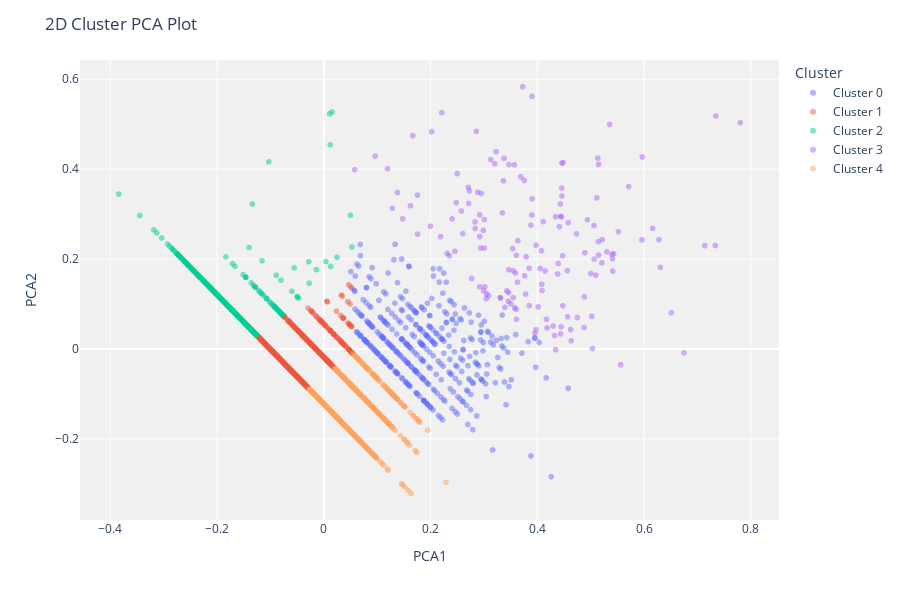

Notebook code cell kept with this figure:
### Code cell
# Cluster plot based on the used log tranformed variables

plot_model(model)

### Figure 1 — Plotly figure (JSON) as saved in the notebook; plotly's stock layout.template omitted (floating-point values rounded to 4 significant figures; data arrays with more than 128 entries replaced by an {"elided": "..."} marker saying what was removed)
{"data": [{"customdata": {"elided": "400x1 str values"}, "hovertemplate": "Cluster=Cluster 0<br>PCA1=%{x}<br>PCA2=%{y}<br>Feature=%{customdata[0]}<extra></extra>", "legendgroup": "Cluster 0", "marker": {"color": "#636efa", "opacity": 0.5, "symbol": "circle"}, "mode": "markers", "name": "Cluster 0", "showlegend": true, "textposition": "top center", "type": "scattergl", "x": {"elided": "400 float values"}, "xaxis": "x", "y": {"elided": "400 float values"}, "yaxis": "y"}, {"customdata": {"elided": "1152x1 str values"}, "hovertemplate": "Cluster=Cluster 1<br>PCA1=%{x}<br>PCA2=%{y}<br>Feature=%{customdata[0]}<extra></extra>", "legendgroup": "Cluster 1", "marker": {"color": "#EF553B", "opacity": 0.5, "symbol": "circle"}, "mode": "markers", "name": "Cluster 1", "showlegend": true, "textposition": "top center", "type": "scattergl", "x": {"elided": "1152 float values"}, "xaxis": "x", "y": {"elided": "1152 float values"}, "yaxis": "y"}, {"customdata": {"elided": "567x1 str values"}, "hovertemplate": "Cluster=Cluster 2<br>PCA1=%{x}<br>PCA2=%{y}<br>Feature=%{customdata[0]}<extra></extra>", "legendgroup": "Cluster 2", "marker": {"color": "#00cc96", "opacity": 0.5, "symbol": "circle"}, "mode": "markers", "name": "Cluster 2", "showlegend": true, "textposition": "top center", "type": "scattergl", "x": {"elided": "567 float values"}, "xaxis": "x", "y": {"elided": "567 float values"}, "yaxis": "y"}, {"customdata": {"elided": "155x1 str values"}, "hovertemplate": "Cluster=Cluster 3<br>PCA1=%{x}<br>PCA2=%{y}<br>Feature=%{customdata[0]}<extra></extra>", "legendgroup": "Cluster 3", "marker": {"color": "#ab63fa", "opacity": 0.5, "symbol": "circle"}, "mode": "markers", "name": "Cluster 3", "showlegend": true, "textposition": "top center", "type": "scattergl", "x": {"elided": "155 float values"}, "xaxis": "x", "y": {"elided": "155 float values"}, "yaxis": "y"}, {"customdata": {"elided": "623x1 str values"}, "hovertemplate": "Cluster=Cluster 4<br>PCA1=%{x}<br>PCA2=%{y}<br>Feature=%{customdata[0]}<extra></extra>", "legendgroup": "Cluster 4", "marker": {"color": "#FFA15A", "opacity": 0.5, "symbol": "circle"}, "mode": "markers", "name": "Cluster 4", "showlegend": true, "textposition": "top center", "type": "scattergl", "x": {"elided": "623 float values"}, "xaxis": "x", "y": {"elided": "623 float values"}, "yaxis": "y"}], "layout": {"height": 600, "legend": {"title": {"text": "Cluster"}, "tracegroupgap": 0}, "margin": {"t": 60}, "plot_bgcolor": "rgb(240,240,240)", "title": {"text": "2D Cluster PCA Plot"}, "xaxis": {"anchor": "y", "domain": [0, 1], "title": {"text": "PCA1"}}, "yaxis": {"anchor": "x", "domain": [0, 1], "title": {"text": "PCA2"}}}}
